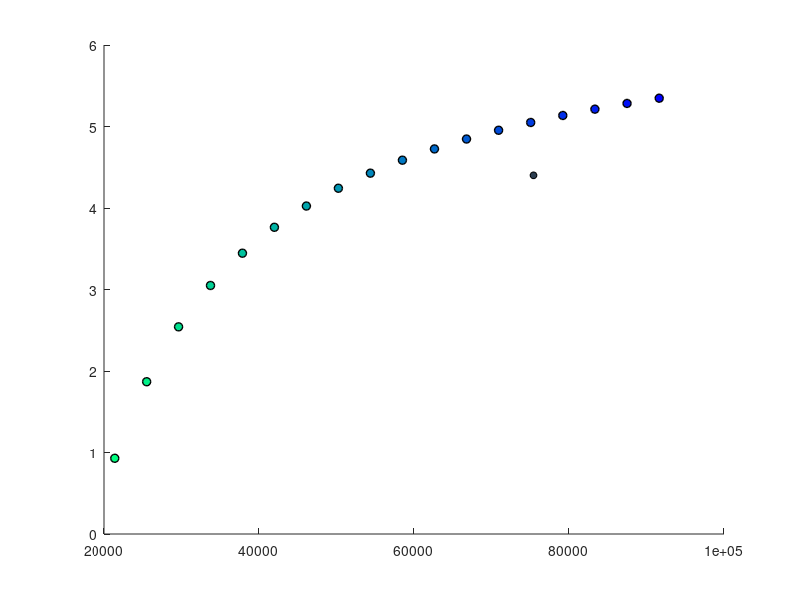

The MATLAB script that drew this image: (Note: this script raises an error after producing the figure.)
clear
clearvars
clear figures

%% Luminescence refined 26Al/10Be burial modelling of Camp Century subglacial sediment
% This script models the burial and paleo-exposure history of the Camp
% Century subglacial sediment given the luminescence-constrained
% depositional age (390 +- 40 ka) of the upper most sediment (1059-4)
% during MIS 11.

% Using the observed 26Al and 10Be concentrations and uncertainties in the
% upper-most (1059-4) and the lower-most (1063-7) sediments, this script
% first performs a Monte Carlo simulation of nuclide concentrations and
% then calculates average nuclide concentrations weighted by measurement
% uncertainty.

%Then, the 26Al and 10Be concentrations of 1059-4 are corrected for 390 +-
%40 kyr of burial. This yields the 26Al/10Be ratio of the upper sediment at
%the time of sediment deposition
% in a small surface stream, assuming the sediment was sufficiently buried
% (by either sediment or ice) to prevent additional nuclide production
% since 390 +- 40 ka.

% The next step calculates the inventory of nuclides that could accumulate
% during a range of paleo-exposure periods of the upper sediment given the
% 26Al/10Be ratio of the upper sediment at the time of deposition. This
% also constrains the maximum duration (16 kyr) of ice-free surface
% exposure of the upper sediment when the pre-MIS11 inherited mean
% 26Al/10Be ratio is equal to 0.

% For the lower sediment (1063-7), this script corrects the 26Al/10Be ratio
% for 390 +- 40 kyr of burial PLUS an additional period of burial (0-16
% kyr) that is equivalent to the range of exposure durations of the upper
% sediment.

% For both sediments, the script propagates the uncertainties of the
% nuclide concentrations and the luminescence age.

% This script generates two plots: Figure 1 is a two-isotope plot (banana
% plot) of 10Be concentrations vs the 26Al/10Be ratios of the upper (blue)
% and lower sediment (red): 1) weighted mean observed values and 2)
% corrected for 390 +- 40 kyr of burial. For the upper sediment, the
% modelled 26Al/10Be and 10Be concs given the range of MIS 11
% paleo-exposure durations is shown (blues and greens). For the lower
% sediment, the 26Al/10Be and 10Be concs are shown given the additional
% period of burial (reds and yellows).

% Figure 2 contains two subplots: shows the paleo-exposure period of the
% uppper sediment vs 1) the inherited 26Al/10Be ratio, and 2)the inherited
% total burial history.




%% 1. Model variables
% This first section contains variables that can be adjusted to run the
% model such as the number of simulations, the IRSL depositional age, and
% the duration of paleo-exposure prior to the depositional age of the upper
% most sediment.
 
sim = 100; %number of simulations for weighted avg nuclide concentrations (observed) and the uncertainty of OSL burial ages. Change this as needed. 

irsl_bur = 390000; irsl_bur_err = 40000; % IRSL mean +/- 1 standard error, 
tbur_sim = irsl_bur_err.*randn(sim,1) + irsl_bur; %create vector of random IRSL ages using mean age and standard error.

% 1.1 Paleo-exposure scenarios
% Iterative calibration of t_exp showed that,
% given a surface production ratio of 7.3, paleo-exposure longer than
% 16,000 years results in negative mean inherited 26Al/10Be ratios prior to
% MIS 11 exposure. If the production ratio is 6.7, then paleo-exposure
% greater than 17,000 years result in negative mean inherited 26Al/10Be
% ratios prior to MIS 11 exposure.

t_exp = (0:1000:17000)' ;% Creates row of exposure periods from 0 to 16 kyr at 1 kyr increments. 
z_t = length(t_exp); %use this to set up blank matrices for burial calculations

% loading nuclide data and parameters
load cc_nuclides.mat %imports observed nuclide concentrations from sample 1059-4 & 1063-7  at Camp Century

% Nuclide production and decay parameters
P26 = 27.8; P10 = 4.15; %Al-26 and Be-10 production rates at SLHL (atoms/(g*yr)). 
% Greenland specific ratio 7.3: P26=30.3.  Global ratio 6.7: P26 = 27.8

tau26 = 1.01E6 ; tau10 = 2.02E6; %mean lives
lam26 = log(2)/717000; lam10 = log(2)/1387000; %decay rates

%% 2. UPPER SEDIMENT 1059-4 
% 2.1 Simulated observed nuclide concentrations In this section, we create
% n simulations of observed nuclide concentrations in sediment 1059-4 based
% on the concentration and uncertainty of each measurement (n=6). Then the
% mean nuclide concentration weighted by the inverse sqrt of each
% measurment's uncertainty.

% Monte Carlo simulation of nuclide concentrations in 1059-4, which
% incorporates the uncertainty of each measurement, creates a [obs sim]
% matrix
al_sim = al26_err_up.*randn(6,sim) + al26_up;
be_sim = be10_err_up.*randn(6,sim) + be10_up;
rat_sim = al_sim./be_sim; %26Al/10Be ratio. Not used in calculations but used for keeping track along the way.

% Weighting factors of upper sediment sample 1059-4
inverr_26 = ((sqrt(al26_err_up)).^-1); inverr_10 = ((sqrt(be10_err_up)).^-1); %winverse sqrt of measurement uncertainties
wf_26 = inverr_26./sum(inverr_26(:)); wf_10 = inverr_10./sum(inverr_10(:)); % vectors of weighting factors based on inverse sqrt

% Calculate weighted avg of each column that incorporates uncertainty of
% each simulated measurement (creates [1 sim] matrix)
al26_wmu = sum(al_sim.*wf_26,1)./sum(wf_26,1); al26_sd = std(al_sim,wf_26);%weighted average(wmu) and weighted sd of the 6 random values for each of the sims, needs to be propagated for error calcs
al26_obs_mu = mean(al26_wmu); al26_obs_sd = std(al26_wmu); %mean and sd of the 100 simulations: 3.3 +/- 0.06 x10^5 atoms

be10_wmu = sum(be_sim.*wf_10,1)./sum(wf_10,1); be10_sd = std(be_sim,wf_10); %weighted average (wmu) and weighted sd of the 6 random values for each of the sims, needs to be propagated for error calcs
be10_obs_mu = mean(be10_wmu); be10_obs_sd = std(be10_wmu); %mean and sd of the 100 simulations: 7.5 +/- 0.08 x10^4 atoms

rat_wmu = al26_wmu./be10_wmu; rat_sd = rat_wmu.*sqrt(((be10_sd./be10_wmu).^2)+((al26_sd./al26_wmu).^2)); %weighted avg (wmu) and sd of the 26Al/10Be ratio, based ratio uncertainty based on Al26 and Be10 simulated weighted avg and weighted sd
rat_obs_mu = mean(rat_wmu); rat_obs_sd = mean(rat_sd); % Total overall mean +/- sd nuclide ratio: ~4.4 +/- 0.6. Just for keeping track

t_bur = (-log(rat_wmu/7.3))/(lam26-lam10); %initial total burial history of each of the 100 sims
t_bur_mu = mean(t_bur); t_bur_sd = std(t_bur); % mean initial burial history: 1.1 +/- 0.1 x10^6 yrs

cov_obs = cov(be10_wmu,rat_wmu); %covariance of be10 and ratio weighted averages (2 x 2) matrix. Used to plot error ellipses

%% 2.2 Solve for nuclide concentrations and ratio at the time of sediment deposition at 390 ka assuming:
% 1. burial age = IRSL sediment depositional age (i.e. end of MIS 11)
% 2. upper sediment remained completely buried and no additional nuclide
% production has occured since deposition.


%Simulated nuclide concentrations and ratios based on IRSL age and
%uncertainty. This creates a [sim sim] matrix (the columns are the nuclide
%simulations from above, the rows are the prescribed burial scenarios [0:1:14] kyr
%applied to each set of nuclide variations

al26_0 = reshape((al26_wmu./exp(-tbur_sim/tau26)),[],1); al26_0sd = reshape((al26_sd./exp(-tbur_sim/tau26)),[],1); %correct the 26Al conc and uncertainty for irsl burial. flattens into a single vector [sim^2, 1] to simplify calcs later
be10_0 = reshape((be10_wmu./exp(-tbur_sim/tau10)),[],1); be10_0sd = reshape((be10_sd./exp(-tbur_sim/tau10)),[],1); %correct the conc for burial. flatten into a single vector [sim^2, 1] to simplify calcs later

al26_0mu = mean(al26_0); al26_0unc = mean(al26_0sd); %mean concs at time of sediment deposition
be10_0mu = mean(be10_0); be10_0unc = mean(be10_0sd); %mean concs at time of sediment deposition

rat_0 = al26_0./be10_0; rat_0unc = rat_0.*sqrt((be10_0sd./be10_0).^2+(al26_0sd./al26_0).^2); %nuclide ratio simulations that account for variability of both measurement variability and IRSL age uncertainty
rat_0mu = mean(rat_0(:)); rat_0sd = mean(rat_0unc(:)); %26Al/10Be = 5.3 +/- 0.8 at the time of sediment deposition at 390 +- 40 ka 

% total burial history at the time of sediment deposition at 390 +- 40 ka
t_bur_0 = (-log(rat_0/7.3))/(lam26-lam10); %total burial history of each simulation corrected for 390 +/- 40 kyr burial
t_bur_0mu = mean(t_bur_0); t_bur_0sd = std(t_bur_0); % mean total burial history after corrected for 390 +/- 40 kyr burial: 0.67 +/-0.06 Myr

cov_0 = cov(be10_0,rat_0); % covariance of irsl-corrected be10 and ratio weighted averages in (2 x 2) matrix, used for plotting error ellipse

al26_0m = repmat(al26_0,1,z_t); be10_0m = repmat(be10_0,1,z_t); % creates blank [sim*sim z_t] cell array of end MIS 11 concentrations to subtract nuclides from different exposure scenarios from

%% 2.3 Calculate inherted nuclide concs and ratios based on different paleoexposure scenarios during MIS 11
% Using the nuclide concs at the end of MIS 11 (before sediment deposition
% at 390 +- 40 ka), apply a variety of exposure scenarios (t_exp) during
% MIS 11. subscript: inh = inherited

% calculate a vector of nuclides that would accumulate under different
% exposure periods (t_exp)
al26exp = (P26/lam26)*(1-exp(-t_exp*lam26))'; be10exp = (P10/lam10)*(1-exp(-t_exp*lam10))'; 

% Loop to fill in [sim*sim z_t] cell array of different exposure scenarios
% to subtract from end MIS 11 nuclide concs
al26expm = ones(sim*sim,z_t).*al26exp; be10expm = ones(sim*sim,z_t).*be10exp;

% Create [sim sim z_t] cell arrays of initial inherited MIS 11
% concentrations and 26Al/10Be ratio (endMIS11 - paleoexposure MIS 11)
al26inh =  reshape((al26_0m - al26expm),[],z_t)'; %re arrange matrix such that all simulations for each exposure scenario are in one row.
al26inh_mu = mean(al26inh,2); al26inh_sd = std(al26inh,[],2); %mean +/- sd inherited 26Al concs before MIS 11 exposure

be10inh =  reshape(be10_0m - be10expm,[],z_t)'; %re arrange matrix such that all simulations for each exposure scenario are in one row.
be10inh_mu = mean(be10inh,2); be10inh_sd = std(be10inh,[],2); %mean +/- sd inherited 10Be concs before MIS 11 exposure

rat_inh = al26inh./be10inh; %inherited 26Al/10Be ratio
rat_inh_mu = mean(rat_inh,2); ratinh_unc = rat_inh_mu.*sqrt((be10inh_sd./be10inh_mu).^2+(al26inh_sd./al26inh_mu).^2); %vectors of mean +/- sd 26Al/10Be ratios of each exposure scenario
%for t_exp kyr the 26Al/10Be ratio decreases from 5.3 to 0

berat_inh_mu = horzcat(be10inh_mu,rat_inh_mu); %create matrix of be concs and 26Al/10Be ratios for plotting

covinhblk = ones(2,2,z_t); %covariance of all paleo-exposure scenarios. used for plotting error ellipses
for p = 1:size(covinhblk,3)
    covinh(:,:,p)=cov(be10inh(p,:),rat_inh(p,:));
end

% Calculate total burial history of sediment based on inherited nuclide
% concentrations (i.e. prior to MIS 11 exposure)

t_bur_inh = (-log(rat_inh/7.3))/(lam26-lam10); % array of burial ages of sediment before MIS 11 for all sims. This generates imaginary numbers for t_exp >13 kyr
t_bur_inh_mu = mean(t_bur_inh,2); t_bur_inh_sd = std(t_bur_inh,[],2);%vectors of mean +/- sd ratios of each exposure scenario

%% 3. LOWER SEDIMENT 1063-7
% In this section, we make similar claculations to those above for the
% lower sediment (weighted average observed nuclide concs, nuclide concs at
% timing of sediment deposition) but instead of paleo-exposure simulations
% we account for the additional decay of nuclides assuming the lower
% sediment remained buried / shielded from nuclide production during MIS
% 11. Throughout this section 'l' for 'lower' appended to variables.

% 3.1 Burial history corrected for up to 406 kyr burial (assume this sediment was buried during MIS 11). 
tburl_sim = (tbur_sim)+t_exp'; %adds the exposure duration to the IRSL burial duration for a total burial duration to beginning of last exposure 

% Monte Carlo simulation of observed 26Al & 10Be concs from lower sediment based on individual measurement and uncertainty. Creates [3 sim] matrix
al_siml = al26_err_lo.*randn(3,sim) + al26_lo; be_siml = be10_err_lo.*randn(3,sim) + be10_lo; 
rat_siml = al_siml./be_siml;

%Weighting factors for lower sample 1063-7. 
inverr_26_l = (sqrt(al26_err_lo)).^-1; wf_26_l = inverr_26_l./sum(inverr_26_l(:));  %weighting factors (wf) by inverse sqrt of measurement uncertainty
inverr_10_l = (sqrt(be10_err_lo)).^-1; wf_10_l = inverr_10_l./sum(inverr_10_l(:));

% Weighted mean of each column that incorporates uncertainty of each measurement (creates [1 sim] matrix)
al26l_wmu = sum(al_siml.*wf_26_l)/sum(wf_26_l); al26l_sd = std(al_siml,wf_26_l);
al26l_obs_mu = mean(al26l_wmu); al26l_obs_sd = std(al26l_wmu);

be10l_wmu = sum(be_siml.*wf_10_l)/sum(wf_10_l); be10l_sd = std(be_siml,wf_10_l);
be10l_obs_mu = mean(be10l_wmu); be10l_obs_sd = std(be10l_wmu);

ratl_wmu = al26l_wmu./be10l_wmu; ratl_unc = ratl_wmu.*sqrt((be10l_sd./be10l_wmu).^2+(al26l_sd./al26l_wmu).^2);%weighted avg (wmu) of the 26Al/10Be ratio 
ratl_obs_mu = mean(ratl_wmu); ratl_obs_sd = mean(ratl_unc); % Total overall mean +/- sd nuclide ratio: ~1.7 +/- 0.4. Just for keeping track

t_burl = (-log(ratl_wmu/7.3))/(lam26-lam10); %total burial history of lower sediment
t_burl_mu = mean(t_burl); t_burl_sd = std(t_burl); %3.1 +/- 0.2 Myr

%stuff for plotting later
beratl_obs_mu = horzcat(be10l_obs_mu,ratl_obs_mu); %compiled mean observed 10Be and 26Al/10Be for plotting
covl_obs = cov(be10l_wmu,ratl_wmu); %used for plotting error ellipses

% 3.2 LOWER SEDIMENT inherited nuclide concentrations and burial history

%Simulated nuclide concentrations and ratios assuming that the lower
%sediment remained buried since 390 +- 40 ka and during the exposure of the
%upper sediment (t_exp).

%This creates a [sim sim] matrix (the columns are the nuclide variations
%from above, the rows are range of burial scenarios applied to each set of
%nuclide variations

al26l_0 = reshape((al26l_wmu./exp(-tbur_sim/tau26)),[],1); al26l_0sd = reshape((al26l_sd./exp(-tbur_sim/tau26)),[],1); %correct the 26Al conc and uncertainty for irsl burial. flattens into a single vector [sim^2, 1] to simplify calcs later
be10l_0 = reshape((be10l_wmu./exp(-tbur_sim/tau10)),[],1); be10l_0sd = reshape((be10l_sd./exp(-tbur_sim/tau10)),[],1); %correct the conc for burial. flatten into a single vector [sim^2, 1] to simplify calcs later

al26l_0mu = mean(al26l_0); al26l_0unc = mean(al26l_0sd); %mean conc and sd at time of depositon of upper sediment
be10l_0mu = mean(be10l_0); be10l_0unc = mean(be10l_0sd);

ratl_0 = al26l_0./be10l_0; ratl_0unc = rat_0.*sqrt((be10l_0sd./be10l_0).^2+(al26l_0sd./al26l_0).^2); %nuclide ratio simulations that account for variability of both measurement variability and IRSL age uncertainty
ratl_0mu = mean(ratl_0(:)); ratl_0sd = mean(ratl_0unc(:)); %2.1 +/- 1.3 at 390 ka when upper sediment was deposited.

%burial history of lower sediment at 390 +- 40 ka
t_burl_0 = (-log(ratl_0/7.3))/(lam26-lam10); %total burial history of each simulation corrected for 390 +/- 40 kyr burial
t_burl_0mu = mean(t_burl_0); t_burl_0sd = std(t_burl_0); % mean total burial history after corrected for 390 +/- 40 kyr burial: 2.7 +/-0.2 Myr

covl_0 = cov(be10l_0,ratl_0); %covariance of irsl-corrected be10 and ratio weighted averages in (2 x 2) matrix; used for plottong error ellipses

al26l_0m = repmat(al26l_0,1,z_t); be10l_0m = repmat(be10l_0,1,z_t); %creates blank [sim*sim z_t] cell array of end MIS 11 concentrations to subtract nuclides from different exposure scenarios from

% 3.3 Correcting for additional burial of lower sediment during MIS 11 
% calculate a vector of nuclides that would decay in the lower sediment under different burial
% periods while upper sed is exposed (t_exp)
al26l_bur = exp(-t_exp/tau26)'; be10l_bur = exp(-t_exp/tau10)'; 

% Loop to fill in [sim*sim z_t] cell array of different exposure scenarios to subtract from end MIS 11 nuclide concs
al26l_bur_m = ones(sim*sim,z_t).*al26l_bur; be10l_bur_m = ones(sim*sim,z_t).*be10l_bur;

%
% Create [sim sim z_t] cell arrays of initial inherited MIS 11
% concentrations and 26Al/10Be ratio (endMIS11 + nuclides that accumulate
% during additional burial)
al26l_inh =  reshape((al26l_0m./al26l_bur),[],z_t)'; %re arrange matrix such that all simulations for each exposure scenario are in one row.
al26l_inh_mu = mean(al26l_inh,2); al26l_inh_sd = std(al26l_inh,[],2); %mean +/- sd inherited 26Al concs before MIS 11 exposure

be10l_inh =  reshape(be10l_0m./be10l_bur,[],z_t)'; %re arrange matrix such that all simulations for each exposure scenario are in one row.
be10l_inh_mu = mean(be10l_inh,2); be10l_inh_sd = std(be10l_inh,[],2); %mean +/- sd inherited 10Be concs before MIS 11 exposure

ratl_inh = al26l_inh./be10l_inh; %inherited 26Al/10Be ratio
ratl_inh_mu = mean(ratl_inh,2); ratl_inh_unc = ratl_inh_mu.*sqrt((be10l_inh_sd./be10l_inh_mu).^2+(al26l_inh_sd./al26l_inh_mu).^2); %vectors of mean +/- sd 26Al/10Be ratios of each exposure scenario


% Calculate total burial history of sediment before MIS 11 exposure
% (inherited burial history)
t_burl_inh = (-log(ratl_inh/7.3))/(lam26-lam10); % array of burial ages of sediment before MIS 11 for all sims. This generates imaginary numbers for t_exp >13 kyr
t_burl_inh_mu = mean(t_burl_inh,2); t_burl_inh_sd = std(t_burl_inh,[],2);%vectors of mean +/- sd ratios of each exposure scenario


beratl_inh_mu = horzcat(be10l_inh_mu,ratl_inh_mu); %create matrix of be concs and 26Al/10Be ratios for plotting

covl_inhblk = ones(2,2,z_t); %covariance of all exposure scenarios, used for plotting error ellipses
for p = 1:size(covl_inhblk,3)
    covl_inh(:,:,p)=cov(be10l_inh(p,:),ratl_inh(p,:));
end
%
%% Compile outputs for plotting in next section

be_mu_all = vertcat(be10_obs_mu,be10_0mu,be10inh_mu,be10l_obs_mu,be10l_0mu,be10l_inh_mu); %all mean Be concs in obs, end MIS 11, inherited
be_err_all = vertcat(be10_obs_sd,be10_0unc,be10l_inh_sd,be10l_obs_sd,be10l_0unc,be10l_inh_sd);%all Be err in obs, end MIS 11, inherited
rat_mu_all = vertcat(rat_obs_mu,rat_0mu,rat_inh_mu,ratl_obs_mu,ratl_0mu,ratl_inh_mu); %all mean Al/Be ratios in obs, end MIS 11, inherited
rat_err_all = vertcat(rat_obs_sd,rat_0sd,ratinh_unc,ratl_obs_sd,ratl_0sd,ratl_inh_unc); %all mean Al/Be ratios in obs, end MIS 11, inherited

berat_mu_all=horzcat(be_mu_all,be_err_all,rat_mu_all,rat_err_all); %compiled Be and ratios for plotting


%% PLOTS

% Figure 1: banana plot showing the 10Be and 26Al/10Be ratios: 1) observed
% weighted means of 1059-4 and 1063-7, 2) timing of upper sediment
% deposition at 390 +- 40 ka IRSL corrected ratio and 10Be for both
% samples, 3) modelled inherited ratio and 10Be prior to exposure of upper
% sediment and additional burial of lower sediment.

%set up banana plot: burial isochrons
t = (0:1E3:4E6);
t_burial = (0:1:9).*1E6; %0.5 Myr increments
t_burma = (0:1:9)';
n26 = ((P26/lam26)*(1-exp(-lam26*t)))';
n10 = ((P10/lam10)*(1-exp(-lam10*t)))';

n26b = n26*exp(-(lam26*t_burial));
n10b = n10*exp(-(lam10*t_burial));
n2610b = (n26./n10).*exp(-((lam26-lam10)*t_burial));

bur_chron = (num2str(t_burma, '%.1f Myr burial'));

%color scheme
blue  = [44 62 80]/255; %1059-4 color 
red  = [231 76 60]/255 ;%1063-6 color
Cb = colormap(winter(length(t_exp)));
Cr = flip(colormap(autumn(length(t_exp))));

t_exp_kyr = t_exp/1000;
t_exp_leg =(num2str(t_exp, '%-d yr exp'));
clf

% plots of all the simulations
figure(1);

% 1059-4
hold on

scatter(be10_obs_mu,rat_obs_mu,25,'MarkerFaceColor',blue,'MarkerEdgeColor','k','DisplayName','Mean Measured 1059-4') %plots weighted mean observed ratio and 10Be concs.
hold on

for i=1:size(be10inh,1)%to plot mean simulated 10Be 26Al 1059-4 under different paleoexposure scenarios
        plot(be10inh_mu(i,:),rat_inh_mu(i,:),'o','MarkerFaceColor',Cb(i,:),'DisplayName',t_exp_leg(i,:),'MarkerEdgeColor','k','MarkerSize',6,'LineWidth',1)
end
hold on

% plot 2-sigma error ellipses for observed, end MIS11, and inherited solutions
elpt_obs = ellipsedata(cov_obs,[berat_mu_all(1,1),berat_mu_all(1,3)],100,[2]); plot(elpt_obs(:,1:2:end),elpt_obs(:,2:2:end),'Color',[0.5 0.5 0.5]);
hold on

elpt_0 = ellipsedata(cov_0,berat_mu_all(:,2),100,[2]); plot(elpt_0(:,1:2:end),elpt_0(:,2:2:end),'Color',[0.5 0.5 0.5]);
hold on

 for r = 1:size(covinh,3) 
        elpt_inh(:,:,r) = ellipsedata(covinh(:,:,r),berat_inh_mu(r,:),100,[2]); 
 end
 for r = 1:size(elpt_inh,3)
         plot(elpt_inh(:,1:2:end,r),elpt_inh(:,2:2:end,r),'Color',[0.5 0.5 0.5]);
 end       
hold on

% 1063-7
scatter(be10l_obs_mu,ratl_obs_mu,25,'MarkerFaceColor',red,'MarkerEdgeColor','k','DisplayName','Measured 1063-7') %plots weighted mean observed ratio and 10Be concs.
hold on

%to plot mean simulated 10Be under different 390 +- 40 kyr burial + burial equiv to exposure duration in 1063-7
for k=1:size(be10l_inh,1) 
        plot(be10l_inh_mu(k,:),ratl_inh_mu(k,:),'-o','MarkerFaceColor',Cr(k,:),'DisplayName',t_exp_leg(k,:),'MarkerEdgeColor','k','MarkerSize',6,'LineWidth',1)  
end
hold on 

elpt_obsl = ellipsedata(covl_obs,beratl_obs_mu,100,[2]); plot(elpt_obsl(:,1:2:end),elpt_obsl(:,2:2:end),'Color',[0.5 0.5 0.5])
hold on

 for s=1:size(covl_inh,3) 
      elpt_inhl(:,:,s) = ellipsedata(covl_inh(:,:,s),beratl_inh_mu(s,:),100,[2]);
 end
for s = 1:size(elpt_inhl,3)
    plot(elpt_inhl(:,1:2:end,s),elpt_inhl(:,2:2:end,s),'Color',[0.5 0.5 0.5])
 end
hold on

%banana plot isochrons
plot(n10,n2610b,'Color',[0.8 0.8 0.8]); %plots 1 myr burial isochrons
hold on
plot(n10,n2610b(:,1),'Color','k','DisplayName','Surface production'); %plots surface production ratio line at top

%formatting the plot
set(gca, 'YScale', 'log','XScale','log')
ylim([0.1 10]); xlim([1E4 1E5]);

xlabel('[10Be] (atoms/g)'); ylabel('26Al/10Be');
box on

set(gcf,'units','centimeters','position',[0.1,0.1,17.8,14])

%% Figure 2: MIS 11 paleo-exposure modelling

% plotting MIS 11 solution space of paleo-exposure duration vs. inherited
% 26Al/10Be ratio and inherited total burial history

x = t_exp; 
y = rat_inh_mu;  dy = ratinh_unc; 
y2 = t_bur_inh_mu'; dy2 = t_bur_inh_sd'; 
y3 = ratl_inh_mu'; dy3 = ratl_inh_unc'; 
y4 = t_burl_inh_mu;  dy4 = t_burl_inh_sd;

figure(2)
xlim_2 = [0 17000];
subplot(2,1,1); %inherited 26Al/10Be ratio vs paleo-exposure scenarios

p1 = plot(x,y,'-',x,y+(2*dy),'--',x,y-(2*dy),'--'); %sample 1059-4 plot of mean and uncertainty
set(p1,'Color',blue);
hold on

p2 = plot(x,y3,'-',x,y3+(2*dy3),'--',x,y3-(2*dy3),'--'); %sample 1063-7 plot of mean and uncertainty
set(p2,'Color',red);

ylabel('Inherited ^{26}Al/^{10}Be');
ylim([0 8])
xlim(xlim_2)
set(gca,'YTick',0:1:8,'Xtick',0:2000:17000);

subplot(2,1,2); % Plots inherited total burial history of the upper and lower sediment
p3 = plot(x,y2,'-',x,y2+(2*dy2),'--',x,y2-(2*dy2),'--'); %upper sediment 1059-4
set(p3,'Color',blue);
hold on

p4 = plot(x,y4,'-',x,y4+(2*dy4),'--',x,y4-(2*dy4),'--'); %lower sediment 1063-7
set(p4,'Color',red);
ylim([0 6E6])

xlabel('Surface exposure duration (yr) of 1059-4 prior to deposition');
set(gca,'YTick',0:1E6:6E6,'Xtick',0:2000:18000);
ylabel('Inherited total burial prior (Myr)');
xlim(xlim_2)
